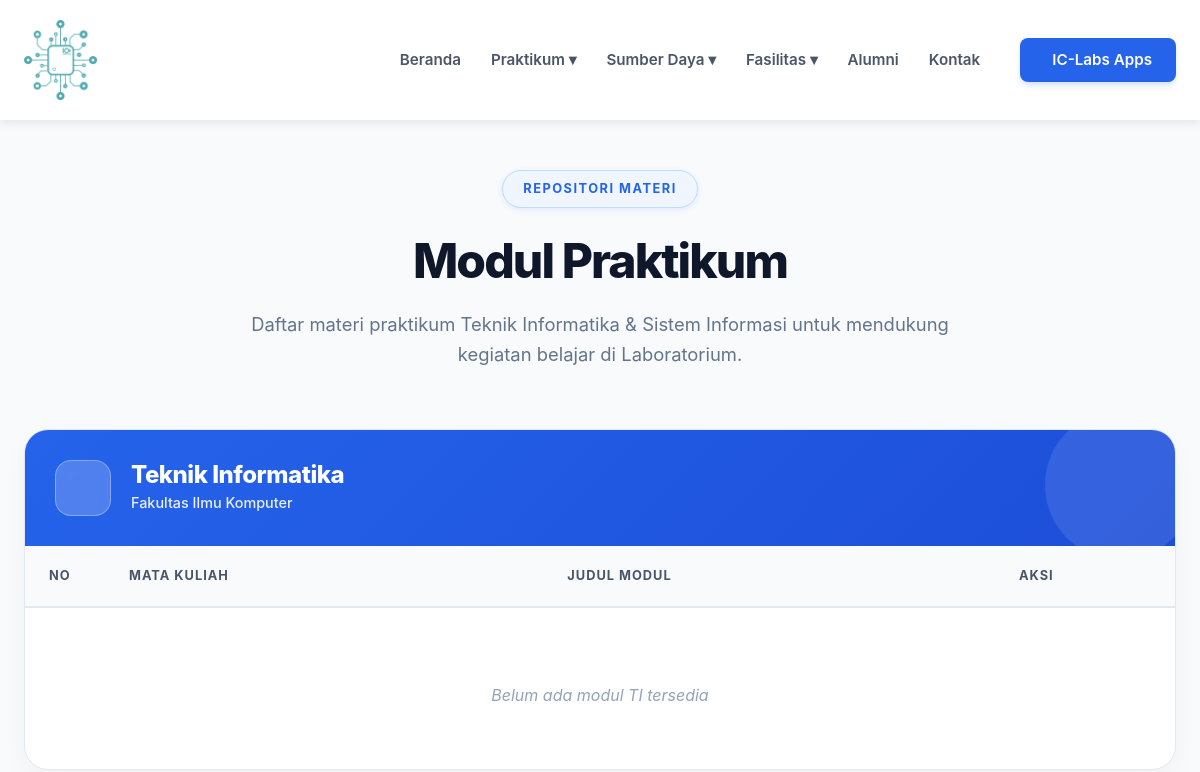
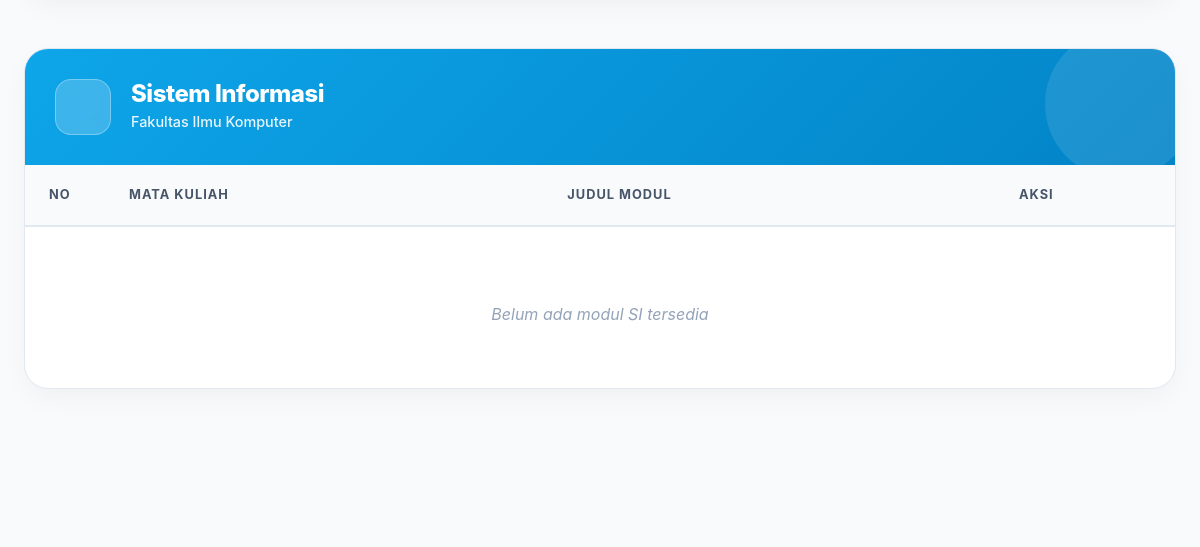
Before: /public/modul (upper part) with the older database file (2 pictures, top to bottom).
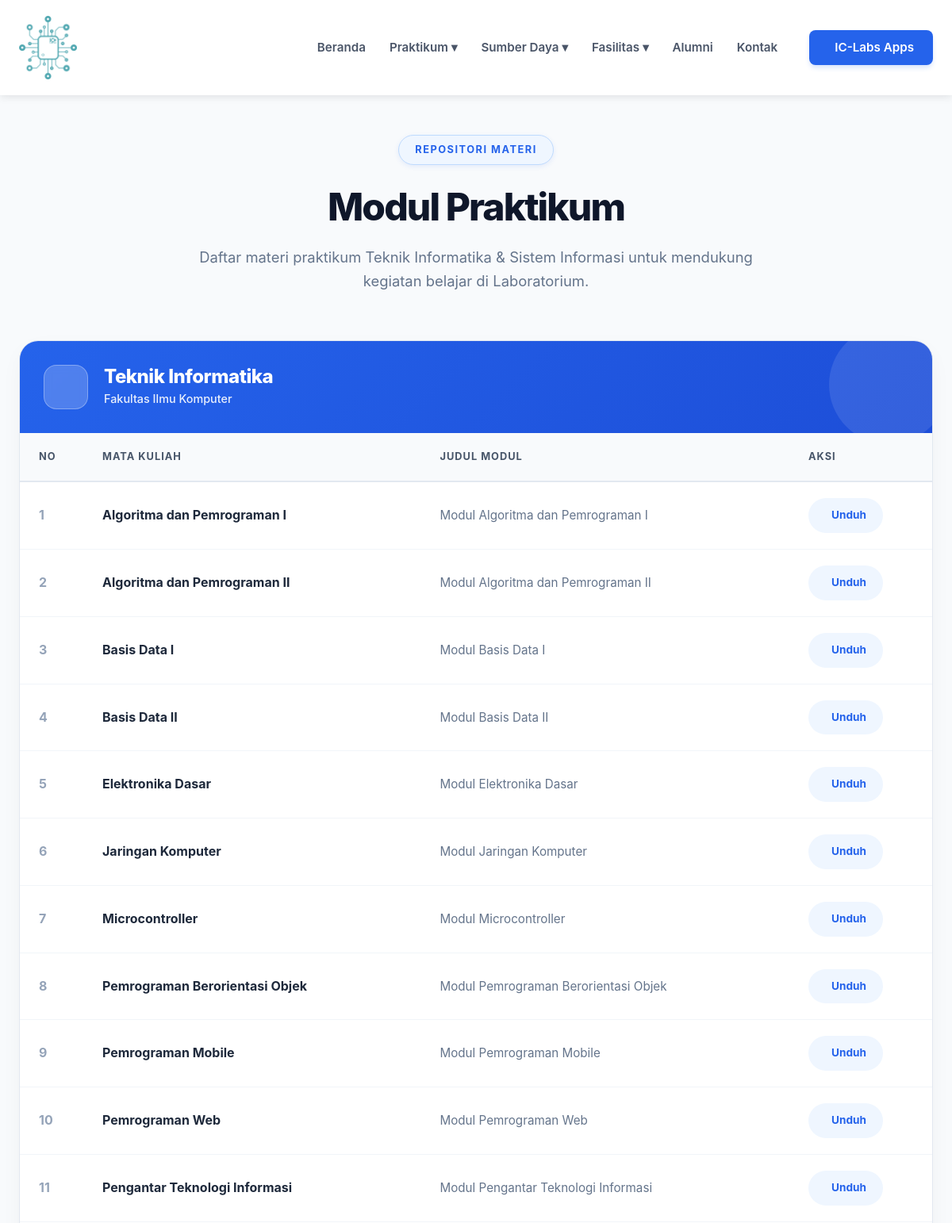
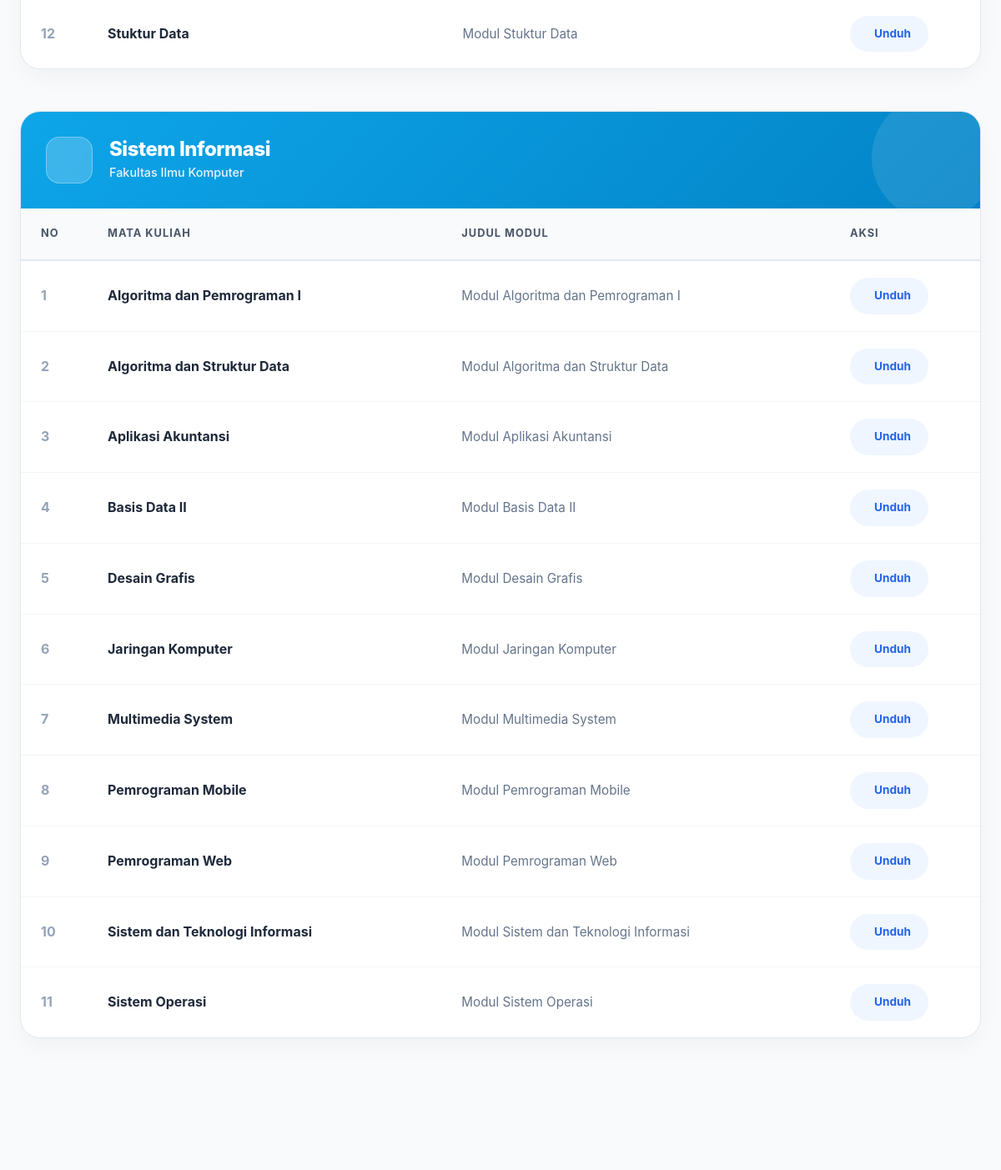
After: the same page with the newer database file (2 pictures, top to bottom).
### tables this page shows
CREATE TABLE `modul` (
  `id_modul` int(11) NOT NULL,
  `jurusan` enum('TI','SI') NOT NULL,
  `nama_matakuliah` varchar(100) NOT NULL,
  `judul` varchar(255) NOT NULL,
  `deskripsi` text DEFAULT NULL,
  `file` varchar(255) NOT NULL,
  `created_at` timestamp NOT NULL DEFAULT current_timestamp()
);

### app/models/ModulModel.php (called while the page is built, shortened)
<?php
class ModulModel {
    private $table = 'modul';
    private $pdo;
    public function __construct() {
        $db = new Database;
        $this->pdo = $db->getPdo();
    }
    public function getByJurusan($jurusan) {
        $stmt = $this->pdo->prepare("SELECT * FROM $this->table WHERE UPPER(jurusan) = UPPER(:j) ORDER BY nama_matakuliah ASC");
        $stmt->bindValue(':j', $jurusan);
        $stmt->execute();
        return $stmt->fetchAll(PDO::FETCH_ASSOC);
    }
}

### app/config/Database.php (called while the page is built, shortened)
<?php
try {
    $dsn = "mysql:host=" . DB_HOST . ";dbname=" . DB_NAME . ";charset=utf8mb4";
    $options = [
        PDO::ATTR_ERRMODE            => PDO::ERRMODE_EXCEPTION,
        PDO::ATTR_DEFAULT_FETCH_MODE => PDO::FETCH_ASSOC,
        PDO::ATTR_EMULATE_PREPARES   => false,
    ];
    $pdo = new PDO($dsn, DB_USER, DB_PASS, $options);
} catch (PDOException $e) {
    if (defined('APP_ENV') && APP_ENV === 'development') {
        die("Koneksi Database Gagal: " . $e->getMessage());
    } else {
        die("Maaf, sistem sedang mengalami gangguan koneksi database.");
    }
}
class Database {
    private $pdo;
    public function __construct()
    {
        global $pdo;
        $this->pdo = $pdo;
    }
    public function getPdo()
    {
        return $this->pdo;
    }
}
?>

### app/views/praktikum/modul.php (the view, shortened to what this page needs)
<section class="praktikum-section full-height">
    <div class="container flex-grow">
        <header class="page-header">
            <span class="header-badge">Repositori Materi</span>
            <h1>Modul Praktikum</h1>
            <p>Daftar materi praktikum Teknik Informatika & Sistem Informasi untuk mendukung kegiatan belajar di Laboratorium.</p>
        </header>
        <div class="modul-grid">
            <div class="modul-card">
                <div class="modul-header header-ti">
                    <div class="modul-icon">
                    </div>
                    <div class="header-text">
                        <h3 style="color: #ffffff;">Teknik Informatika</h3>
                        <span>Fakultas Ilmu Komputer</span>
                    </div>
                </div>
                <div class="table-responsive">
                    <table class="table-modul">
                        <thead>
                            <tr>
                                <th class="text-center w-no">No</th>
                                <th>Mata Kuliah</th>
                                <th>Judul Modul</th>
                                <th class="text-center w-action">Aksi</th>
                            </tr>
                        </thead>
                        <tbody>
                            <?php if (empty($data['modul_ti'])) : ?>
                                <tr>
                                    <td colspan="4" class="empty-state">
                                        <div class="empty-content">
                                            <p>Belum ada modul TI tersedia</p>
                                        </div>
                                    </td>
                                </tr>
                            <?php else : $no = 1; foreach ($data['modul_ti'] as $m) : ?>
                                <tr>
                                    <td class="text-center number-col"><?= $no++; ?></td>
                                    <td>
                                        <span class="matkul-name"><?= htmlspecialchars($m['nama_matakuliah']) ?></span>
                                    </td>
                                    <td>
                                        <span class="modul-title"><?= htmlspecialchars($m['judul']) ?></span>
                                    </td>
                                    <td class="text-center">
                                        <a href="<?= PUBLIC_URL ?>/assets/uploads/modul/<?= $m['file'] ?>" download class="btn-download-pill">
                                            <i class="ri-download-cloud-2-line"></i> Unduh
                                        </a>
                                    </td>
                                </tr>
                            <?php endforeach; endif; ?>
                        </tbody>
                    </table>
                </div>
            </div>
            <div class="modul-card">
                <div class="modul-header header-si">
                    <div class="modul-icon">
                    </div>
                    <div class="header-text">
                        <h3 style="color: #ffffff;">Sistem Informasi</h3>
                        <span>Fakultas Ilmu Komputer</span>
                    </div>
                </div>
                <div class="table-responsive">
                    <table class="table-modul">
                        <thead>
                            <tr>
                                <th class="text-center w-no">No</th>
                                <th>Mata Kuliah</th>
                                <th>Judul Modul</th>
                                <th class="text-center w-action">Aksi</th>
                            </tr>
                        </thead>
                        <tbody>
                            <?php if (empty($data['modul_si'])) : ?>
                                <tr>
                                    <td colspan="4" class="empty-state">
                                        <div class="empty-content">
                                            <p>Belum ada modul SI tersedia</p>
                                        </div>
                                    </td>
                                </tr>
                            <?php else : $no = 1; foreach ($data['modul_si'] as $m) : ?>
                                <tr>
                                    <td class="text-center number-col"><?= $no++; ?></td>
                                    <td>
                                        <span class="matkul-name"><?= htmlspecialchars($m['nama_matakuliah']) ?></span>
                                    </td>
                                    <td>
                                        <span class="modul-title"><?= htmlspecialchars($m['judul']) ?></span>
                                    </td>
                                    <td class="text-center">
                                        <a href="<?= PUBLIC_URL ?>/assets/uploads/modul/<?= $m['file'] ?>" download class="btn-download-pill">
                                            <i class="ri-download-cloud-2-line"></i> Unduh
                                        </a>
                                    </td>
                                </tr>
                            <?php endforeach; endif; ?>
                        </tbody>
                    </table>
                </div>
            </div>
        </div>
    </div>
</section>

### public/index.php (shortened to what this page needs)
<?php
if (file_exists(CORE_PATH . '/Database.php')) {
    require_once CORE_PATH . '/Database.php';
    global $pdo;
    $db = new Database();
    $pdo = $db->getPdo();
} elseif (file_exists(APP_PATH . '/config/Database.php')) {
    require_once APP_PATH . '/config/Database.php';
}
if (file_exists(CORE_PATH . '/Controller.php')) {
    require_once CORE_PATH . '/Controller.php';
} elseif (file_exists(CONTROLLER_PATH . '/Controller.php')) {
    require_once CONTROLLER_PATH . '/Controller.php';
}
$pageParam = $_GET['page'] ?? null;
$routeParam = $_GET['route'] ?? null;
$request_uri = $_SERVER['REQUEST_URI'] ?? '/';
$uri_clean   = explode('?', $request_uri)[0];
$script_name = rtrim(dirname($_SERVER['SCRIPT_NAME']), '/\\');
$uriPath     = str_replace($script_name, '', $uri_clean);
$path = trim($pageParam ?? $routeParam ?? $uriPath, '/');
$segments = array_values(array_filter(
    explode('/', $path),
    fn($s) => $s !== ''
));
$page = $segments[0] ?? 'home';
$id = $_GET['id'] ?? ($segments[1] ?? null);
$mvc_routes = [
    'contact'          => ['ContactController', 'index', []],
    'pintuSISDA'       => ['AuthController', 'login', []],
    'auth'             => ['AuthController', 'authenticate', []],
    'logout'           => ['AuthController', 'logout', []],
    'asisten'          => ['AsistenController', 'index', []],
    'jadwalupk'        => ['JadwalUpkController', 'index', []],
    'formatpenulisan'  => ['FormatPenulisanController', 'index', []],
    'detail'           => ['AsistenController', 'detail', ['id' => $id]],
    'detail-asisten'   => ['AsistenController', 'detail', ['id' => $id]],
    'alumni'           => ['AlumniController', 'index', []],
    'detail_alumni'    => ['AlumniController', 'detail', ['id' => $id]],
    'detail_fasilitas' => ['LaboratoriumController', 'detail', ['id' => $id]],
    'detail_manajemen' => ['KepalaLabController', 'detail', ['id' => $id]],
    'modul'            => ['ModulController', 'index', []],
    'sop'              => ['SopController', 'index', []],
    'denah'            => ['LaboratoriumController', 'denah', []],
];
if (array_key_exists($page, $mvc_routes)) {
    $route = $mvc_routes[$page];
    $controllerName = $route[0];
    $methodName     = $route[1];
    $params         = $route[2];
    $controllerFile = CONTROLLER_PATH . '/' . $controllerName . '.php';
    if (file_exists($controllerFile)) {
        $controller = new $controllerName();
        call_user_func_array([$controller, $methodName], [$params]);
    }
} else {
    header('Location: ' . PUBLIC_URL . '/home');
    exit;
}
?>

### app/controllers/ModulController.php (shortened to what this page needs)
<?php
class ModulController extends Controller {
    public function index() {
        $method = $_SERVER['REQUEST_METHOD'];
        $isAjax = !empty($_SERVER['HTTP_X_REQUESTED_WITH']) && strtolower($_SERVER['HTTP_X_REQUESTED_WITH']) == 'xmlhttprequest';
        if ($method === 'GET' && !$isAjax) {
            require_once '../app/models/ModulModel.php';
            $model = new ModulModel();
            $data['modul_ti'] = $model->getByJurusan('TI');
            $data['modul_si'] = $model->getByJurusan('SI');
            $this->view('praktikum/modul', $data);
        }
    }
}

### app/controllers/Controller.php (shortened to what this page needs)
<?php
class Controller {
    protected function view($view, $data = []) {
        extract($data);
        $route = $_GET['route'] ?? '';
        $routePath = ltrim($route, '/');
        $isAdmin = (strpos($routePath, 'admin/') === 0) || ($routePath === 'admin') || (strpos($view, 'admin/') === 0);
        if ($isAdmin) {
            require_once VIEW_PATH . '/admin/templates/header.php';
            require_once VIEW_PATH . '/' . $view . '.php';
            require_once VIEW_PATH . '/admin/templates/footer.php';
        } else {
            require_once VIEW_PATH . '/templates/header.php';
            require_once VIEW_PATH . '/' . $view . '.php';
            require_once VIEW_PATH . '/templates/footer.php';
        }
    }
}
?>

### app/views/templates/header.php (shortened to what this page needs)
<!DOCTYPE html>
<html lang="id">
<head>
    <link rel="stylesheet" href="<?= PUBLIC_URL ?>/css/variables.css">
    <link rel="stylesheet" href="<?= PUBLIC_URL ?>/css/style.css">
    <?php
        $pageQuery = $_GET['page'] ?? null;
        $uri = parse_url($_SERVER['REQUEST_URI'], PHP_URL_PATH);
        $scriptName = dirname($_SERVER['SCRIPT_NAME']);
        $path = str_replace($scriptName, '', $uri);
        $segments = array_values(array_filter(explode('/', trim($path, '/'))));
        $curPage = $page ?? $pageQuery ?? ($segments[0] ?? 'home');
        $cssMap = [
            'home'         => 'home.css',
            'tatatertib'   => 'praktikum.css',
            'jadwal'       => 'praktikum.css',
            'jadwalupk'    => 'praktikum.css',
            'modul'        => 'praktikum.css',
            'formatpenulisan' => 'praktikum.css',
            'kepala'       => 'sumberdaya.css',
            'asisten'      => 'sumberdaya.css',
            'sumberdaya'   => 'sumberdaya.css',
            'detail'       => 'sumberdaya.css',
            'fasilitas'    => 'fasilitas.css',
            'riset'        => 'fasilitas.css',
            'laboratorium' => 'fasilitas.css',
            'denah'        => 'fasilitas.css',
            'sop'          => 'sumberdaya.css',
            'alumni'       => 'alumni.css',
            'contact'      => 'contact.css',
            'apps'         => 'apps.css'
        ];
        if (array_key_exists($curPage, $cssMap)) {
            echo '<link rel="stylesheet" href="' . PUBLIC_URL . '/css/' . $cssMap[$curPage] . '">';
        }
    ?>
    <link href="https://cdn.jsdelivr.net/npm/remixicon@3.5.0/fonts/remixicon.css" rel="stylesheet">
</head>
<body>
    <nav class="navbar">
        <div class="container">
            <div class="logo">
                <a href="<?= PUBLIC_URL ?>/home" class="brand-logo">
                    <img src="<?= PUBLIC_URL ?>/images/navbar-icon.png" alt="Logo IC-Labs" class="logo-img">
                </a>
            </div>
            <ul class="nav-links">
                <li><a href="<?= PUBLIC_URL ?>/home">Beranda</a></li>
                <li class="dropdown">
                    <a href="javascript:void(0);" class="dropbtn">Praktikum ▾</a>
                </li>
                <li class="dropdown">
                    <a href="javascript:void(0);" class="dropbtn">Sumber Daya ▾</a>
                </li>
                <li class="dropdown">
                    <a href="javascript:void(0);" class="dropbtn">Fasilitas ▾</a>
                </li>
                <li><a href="<?= PUBLIC_URL ?>/alumni">Alumni</a></li>
                <li><a href="<?= PUBLIC_URL ?>/contact">Kontak</a></li>
                <li>
                    <a href="<?= PUBLIC_URL ?>/apps" class="btn-nav-apps">
                        <i class="ri-apps-2-line"></i> IC-Labs Apps
                    </a>
                </li>
            </ul>
        </div>
    </nav>
    <main>

### app/views/templates/footer.php (shortened to what this page needs)
<link href="https://cdn.jsdelivr.net/npm/remixicon@3.5.0/fonts/remixicon.css" rel="stylesheet">
</body>
</html>

### public/css/variables.css (style rules this page uses)
:root { --primary-navy: #1e3a8a; --primary-blue: #2563eb; --hover-blue: #1e40af; --bg-light: #f8fbff; --bg-white: #ffffff; --bg-soft: #eff6ff; --text-dark: #1a202c; --text-grey: #4a5568; --text-light: #dbeafe; --border-color: #e2e8f0; --border-blue: #eff6ff; --shadow-soft: 0 4px 12px rgba(30, 58, 138, 0.05); --container-width: 1280px; --font-main: 'Inter', 'Segoe UI', sans-serif; --radius-card: 15px; --radius-btn: 50px; }

### public/css/style.css (style rules this page uses)
* { margin: 0; padding: 0; box-sizing: border-box; font-family: "Inter", "Segoe UI", sans-serif; }
body { background-color: #f8fbff; color: #1a202c; line-height: 1.6; padding-top: 80px; }
html, body { max-width: 100%; overflow-x: hidden; }
.container { width: 100%; max-width: 1200px; margin: 0 auto; padding: 0 24px; }
h1, h2, h3, h4 { color: #1e3a8a; font-weight: 800; }
a { text-decoration: none; transition: 0.3s ease; }
img { max-width: 100%; display: block; }
.navbar { position: fixed; top: 0; left: 0; width: 100%; z-index: 9999; background-color: #ffffff; box-shadow: 0 2px 10px rgba(0, 0, 0, 0.1); padding: 15px 0; }
.navbar .container { display: flex; justify-content: space-between; align-items: center; }
.logo { display: flex; align-items: center; }
.brand-logo { display: flex; align-items: center; padding: 5px 0; text-decoration: none; }
.logo-img { height: 80px; width: auto; object-fit: contain; display: block; transition: transform 0.3s ease; }
.nav-links { list-style: none; display: flex; gap: 30px; align-items: center; }
.nav-links a { color: #4a5568; font-weight: 600; font-size: 0.95rem; }
.btn-nav-apps { background-color: #2563eb; color: #fff !important; padding: 10px 24px; border-radius: 8px; font-weight: 600; display: inline-flex; align-items: center; gap: 8px; transition: all 0.3s ease; box-shadow: 0 4px 6px -1px rgba(37, 99, 235, 0.2); margin-left: 10px; }
.dropdown { position: relative; }

Changed rows visible on the page:
added modul: nama_matakuliah "Algoritma dan Pemrograman I", judul "Modul Algoritma dan Pemrograman I", shown under "Teknik Informatika"
added modul: nama_matakuliah "Algoritma dan Pemrograman II", judul "Modul Algoritma dan Pemrograman II", shown under "Teknik Informatika"
added modul: nama_matakuliah "Basis Data I", judul "Modul Basis Data I", shown under "Teknik Informatika"
added modul: nama_matakuliah "Basis Data II", judul "Modul Basis Data II", shown under "Teknik Informatika"
added modul: nama_matakuliah "Elektronika Dasar", judul "Modul Elektronika Dasar", shown under "Teknik Informatika"
added modul: nama_matakuliah "Jaringan Komputer", judul "Modul Jaringan Komputer", shown under "Teknik Informatika"
added modul: nama_matakuliah "Microcontroller", judul "Modul Microcontroller", shown under "Teknik Informatika"
added modul: nama_matakuliah "Pemrograman Berorientasi Objek", judul "Modul Pemrograman Berorientasi Objek", shown under "Teknik Informatika"
added modul: nama_matakuliah "Pemrograman Mobile", judul "Modul Pemrograman Mobile", shown under "Teknik Informatika"
added modul: nama_matakuliah "Pemrograman Web", judul "Modul Pemrograman Web", shown under "Teknik Informatika"
added modul: nama_matakuliah "Pengantar Teknologi Informasi", judul "Modul Pengantar Teknologi Informasi", shown under "Teknik Informatika"
added modul: nama_matakuliah "Stuktur Data", judul "Modul Stuktur Data", shown under "Teknik Informatika"
added modul: nama_matakuliah "Algoritma dan Pemrograman I", judul "Modul Algoritma dan Pemrograman I", shown under "Sistem Informasi"
added modul: nama_matakuliah "Algoritma dan Struktur Data", judul "Modul Algoritma dan Struktur Data", shown under "Sistem Informasi"
added modul: nama_matakuliah "Aplikasi Akuntansi", judul "Modul Aplikasi Akuntansi", shown under "Sistem Informasi"
added modul: nama_matakuliah "Basis Data II", judul "Modul Basis Data II", shown under "Sistem Informasi"
added modul: nama_matakuliah "Desain Grafis", judul "Modul Desain Grafis", shown under "Sistem Informasi"
added modul: nama_matakuliah "Jaringan Komputer", judul "Modul Jaringan Komputer", shown under "Sistem Informasi"
added modul: nama_matakuliah "Multimedia System", judul "Modul Multimedia System", shown under "Sistem Informasi"
added modul: nama_matakuliah "Pemrograman Mobile", judul "Modul Pemrograman Mobile", shown under "Sistem Informasi"
added modul: nama_matakuliah "Pemrograman Web", judul "Modul Pemrograman Web", shown under "Sistem Informasi"
added modul: nama_matakuliah "Sistem dan Teknologi Informasi", judul "Modul Sistem dan Teknologi Informasi", shown under "Sistem Informasi"
added modul: nama_matakuliah "Sistem Operasi", judul "Modul Sistem Operasi", shown under "Sistem Informasi"
Other visible differences:
text no longer shown: "Belum ada modul TI tersedia Belum ada modul SI tersedia"
